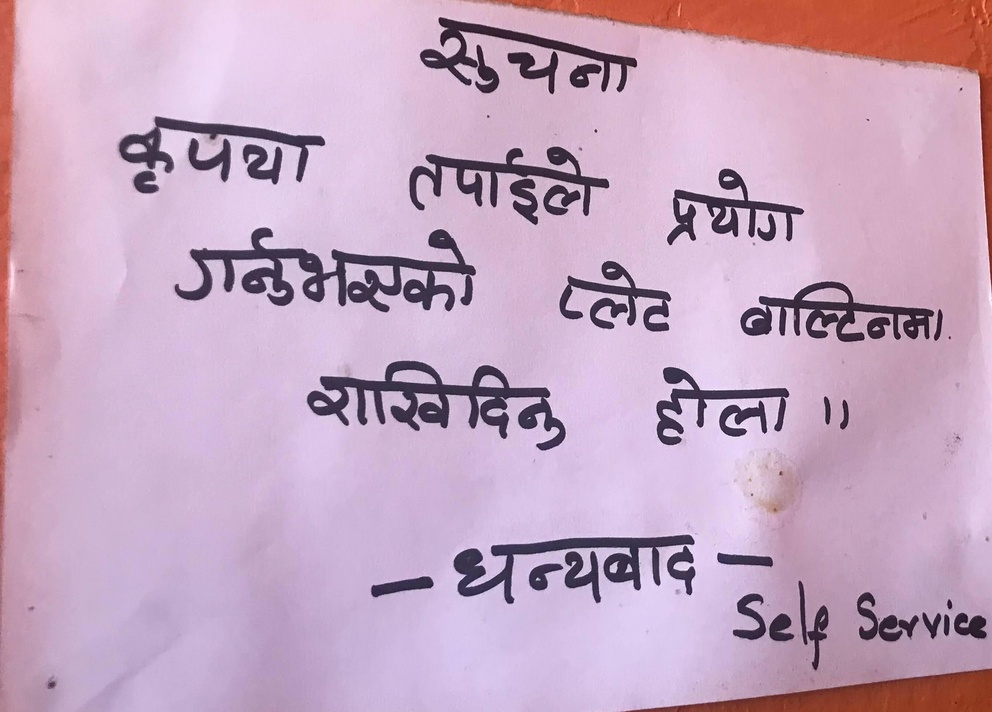
#> input picture Python-Folder/1.jpg, 992 x 712 px, shrunk from 2687 x 1928 before the run, found by its file name; its folder holds only this picture in this run
$ python new.py ../Python-Folder/1.jpg
#> lines starting #> are read from the running program, lines starting #| are printed output that depends on the picture
import math
import sys
import cv2
import os


from PIL import Image, ImageFilter
import matplotlib.pyplot as plt

import pytesseract
from pytesseract import Output

# # Ensure correct usage
# if len(sys.argv) != 2:
#     sys.exit("Usage: python filter.py filename")


path = os.getcwd()+'/Python-Folder/'+sys.argv[1]

print(path)

# Open image
image = Image.open(path).convert("RGB")
#> image is the input picture: PIL image 992x712 RGB; mean R, G, B 197.7, 166.9, 192.5

# Filter image according to edge detection kernel
kernelFiltered = image.filter(ImageFilter.Kernel(
    size=(3, 3),
    kernel=[-1, -1, -1, -1, 8, -1, -1, -1, -1],
    scale=1
))
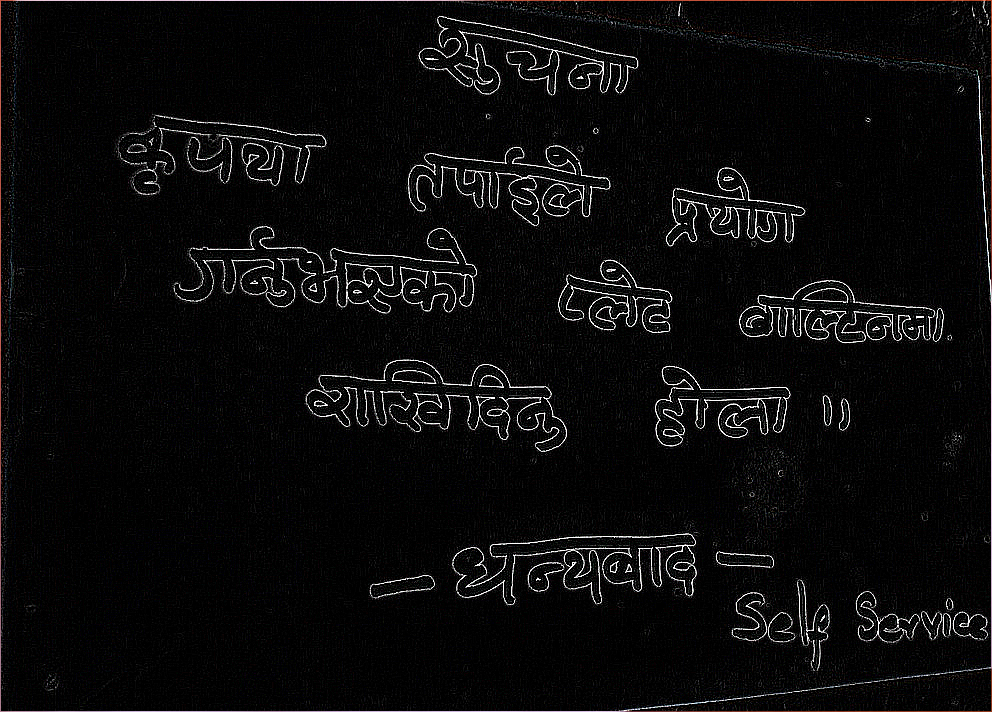
#> kernelFiltered: PIL image 992x712 RGB; mean R, G, B 11.1, 10.7, 10.9

whiteFiltered = kernelFiltered.filter(ImageFilter.CONTOUR)
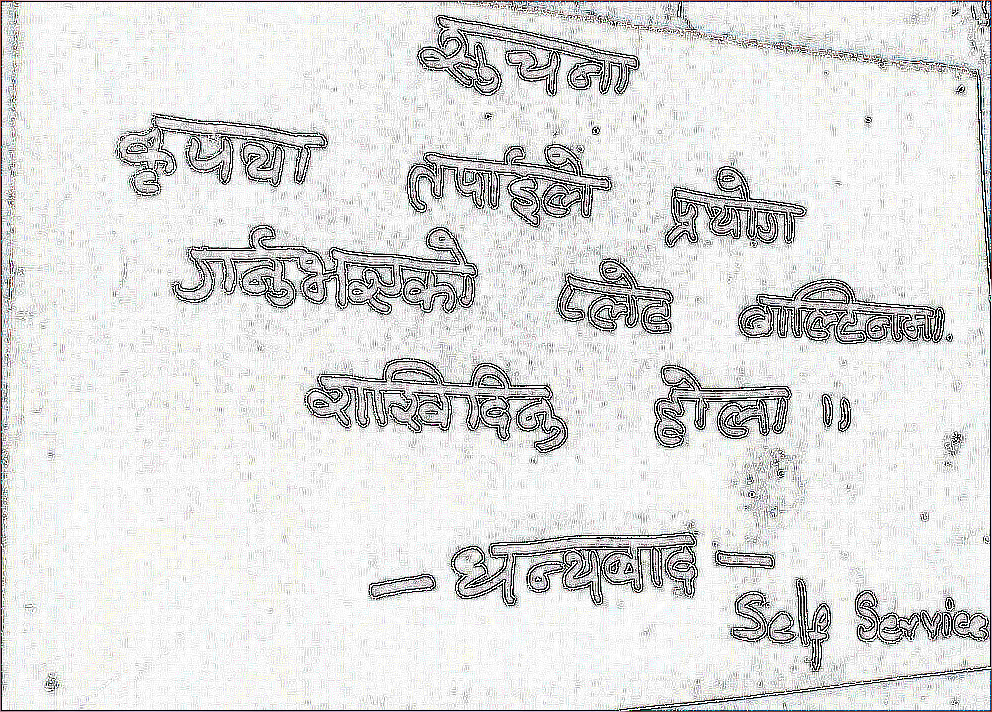
#> whiteFiltered: PIL image 992x712 RGB; mean R, G, B 222.4, 222.6, 222

# show filtered image
whiteFiltered.show()

# Run tesseract model
custom_config = r'--oem 3 --psm 6 '
#> (the run stopped early here; a loop or call above may not have finished)

$ run again, on Python-Folder/T1.jpg
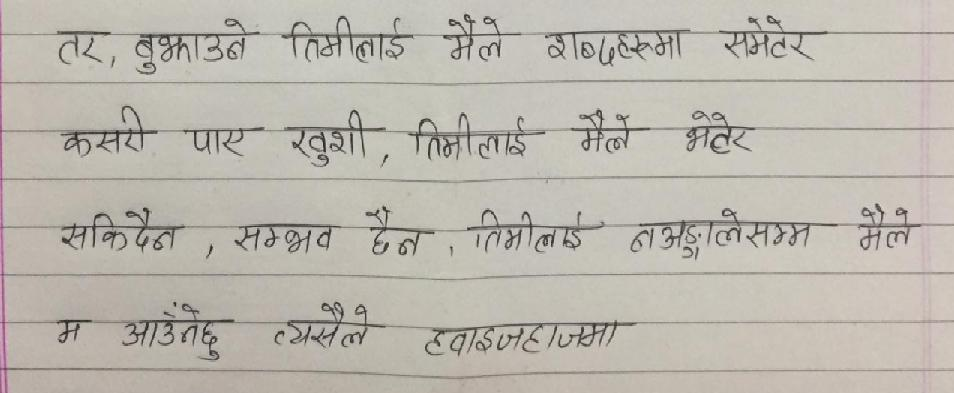
#> input picture Python-Folder/T1.jpg, 954 x 393 px, found by its file name
#> image is the input picture: PIL image 954x393 RGB; mean R, G, B 188.5, 183.9, 174.8
#> `kernelFiltered = image.filter(ImageFilter.Kernel( size=(3, 3), kernel=..`:
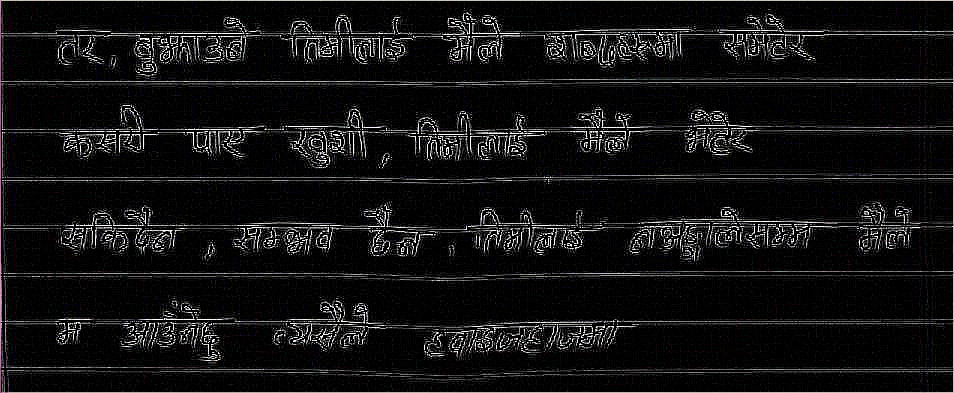
#> kernelFiltered: PIL image 954x393 RGB; mean R, G, B 18.7, 18.6, 18.6
#> `whiteFiltered = kernelFiltered.filter(ImageFilter.CONTOUR)`:
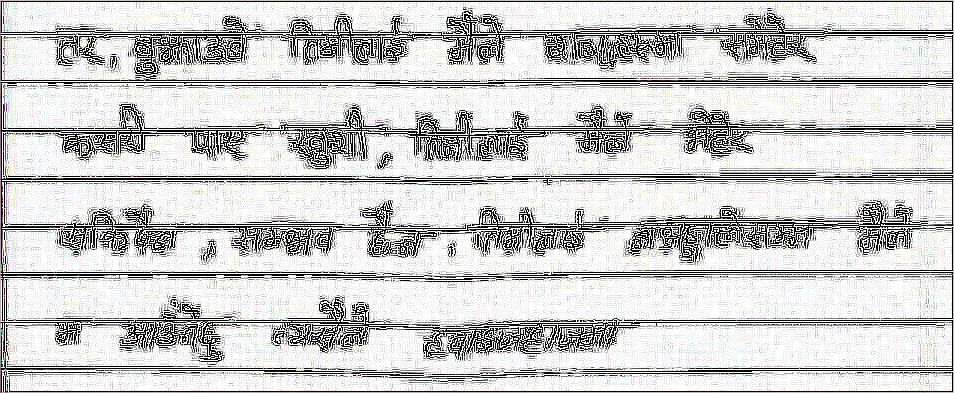
#> whiteFiltered: PIL image 954x393 RGB; mean R, G, B 204.2, 204.1, 203.7

$ run again, on Python-Folder/T4.jpg
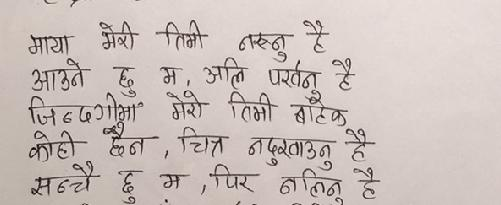
#> input picture Python-Folder/T4.jpg, 501 x 205 px, found by its file name
#> image is the input picture: PIL image 501x205 RGB; mean R, G, B 203.8, 192.5, 188.2
#> `kernelFiltered = image.filter(ImageFilter.Kernel( size=(3, 3), kernel=..`:
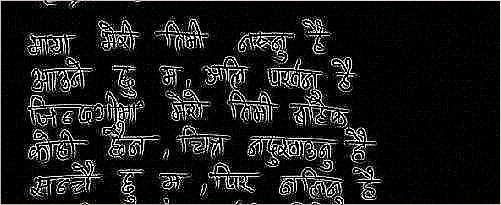
#> kernelFiltered: PIL image 501x205 RGB; mean R, G, B 29, 28.9, 28.8
#> `whiteFiltered = kernelFiltered.filter(ImageFilter.CONTOUR)`:
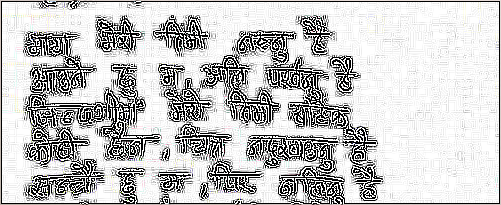
#> whiteFiltered: PIL image 501x205 RGB; mean R, G, B 196.1, 196, 195.8
